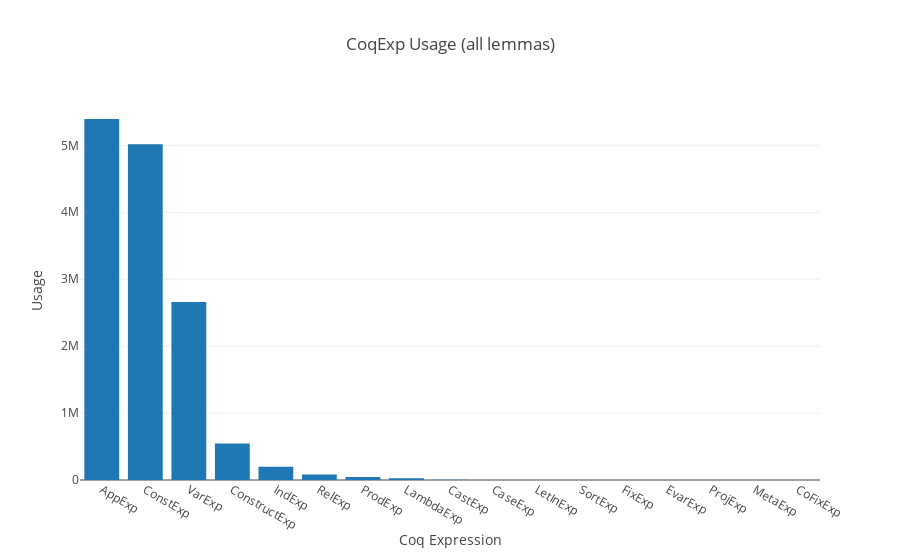

The code cell stored with this chart in its notebook:
### Code cell
import plotly
import plotly.plotly as py
import plotly.graph_objs as go

coqexp_hist = tactr_stats.coqexp_hist()
data = [go.Bar(x=[p[0] for p in coqexp_hist], y=[p[1] for p in coqexp_hist])]

layout = go.Layout(
    title='CoqExp Usage (all lemmas)',
    xaxis=dict(
        title='Coq Expression'
    ),
    yaxis=dict(
        title='Usage',
    ),
)
fig = go.Figure(data=data, layout=layout)
plotly.offline.init_notebook_mode(connected=True)
plotly.offline.iplot(fig, filename='coqexp-hist')

### Figure 1 — Plotly figure (JSON) as saved in the notebook; plotly's stock layout.template omitted (floating-point values rounded to 4 significant figures)
{"data": [{"type": "bar", "x": ["AppExp", "ConstExp", "VarExp", "ConstructExp", "IndExp", "RelExp", "ProdExp", "LambdaExp", "CastExp", "CaseExp", "LetInExp", "SortExp", "FixExp", "EvarExp", "ProjExp", "MetaExp", "CoFixExp"], "y": [5393839, 5015701, 2658051, 544409, 198970, 81205, 45125, 25024, 1928, 1772, 712, 553, 62, 2, 0, 0, 0]}], "layout": {"title": "CoqExp Usage (all lemmas)", "xaxis": {"title": "Coq Expression"}, "yaxis": {"title": "Usage"}}}
